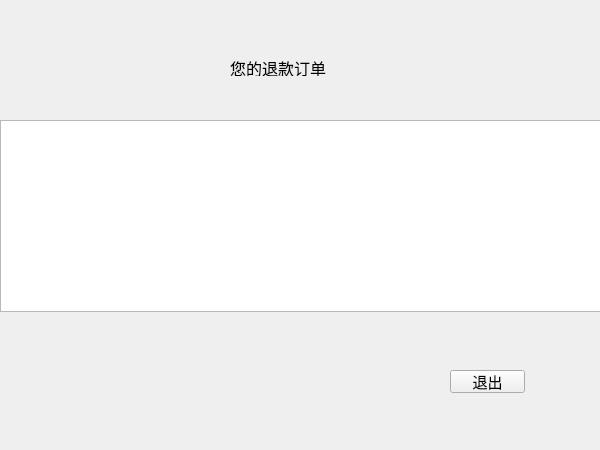
<?xml version="1.0" encoding="UTF-8"?>
<ui version="4.0">
 <class>mybackorderwindow</class>
 <widget class="QWidget" name="mybackorderwindow">
  <property name="geometry">
   <rect>
    <x>0</x>
    <y>0</y>
    <width>600</width>
    <height>450</height>
   </rect>
  </property>
  <property name="windowTitle">
   <string>Form</string>
  </property>
  <widget class="QPushButton" name="exit">
   <property name="geometry">
    <rect>
     <x>450</x>
     <y>370</y>
     <width>75</width>
     <height>23</height>
    </rect>
   </property>
   <property name="font">
    <font>
     <family>华文行楷</family>
     <pointsize>11</pointsize>
    </font>
   </property>
   <property name="text">
    <string>退出</string>
   </property>
  </widget>
  <widget class="QTableWidget" name="tableWidget">
   <property name="geometry">
    <rect>
     <x>0</x>
     <y>120</y>
     <width>601</width>
     <height>192</height>
    </rect>
   </property>
   <property name="font">
    <font>
     <family>华文行楷</family>
     <pointsize>11</pointsize>
    </font>
   </property>
  </widget>
  <widget class="QLabel" name="label">
   <property name="geometry">
    <rect>
     <x>230</x>
     <y>60</y>
     <width>101</width>
     <height>16</height>
    </rect>
   </property>
   <property name="font">
    <font>
     <family>华文行楷</family>
     <pointsize>12</pointsize>
    </font>
   </property>
   <property name="text">
    <string>您的退款订单</string>
   </property>
  </widget>
 </widget>
 <resources/>
 <connections>
  <connection>
   <sender>exit</sender>
   <signal>clicked()</signal>
   <receiver>mybackorderwindow</receiver>
   <slot>close()</slot>
   <hints>
    <hint type="sourcelabel">
     <x>477</x>
     <y>411</y>
    </hint>
    <hint type="destinationlabel">
     <x>299</x>
     <y>224</y>
    </hint>
   </hints>
  </connection>
 </connections>
</ui>
